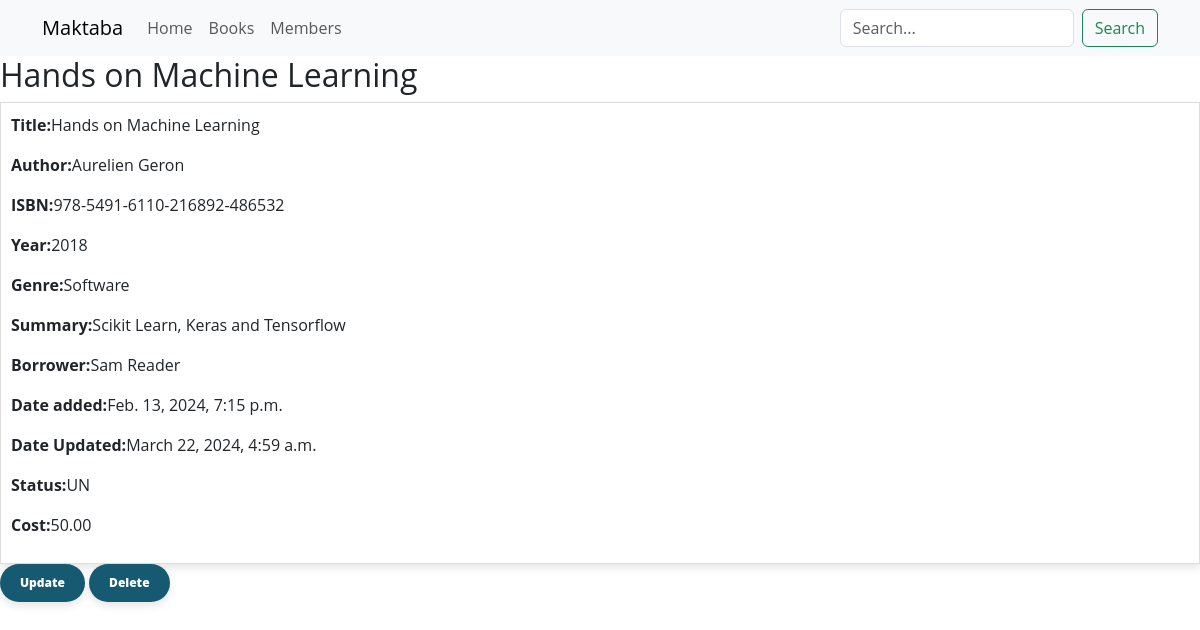
/book/e2831d5a-6468-4b9c-949c-6e230849bb04/detail, run on the app's committed database.
### soma/models.py (models this page shows, shortened)
class Book(models.Model):
    class BookStatus(models.TextChoices):
        AVAILABLE = "AV", _("Available")
        UNAVAILABLE = "UN", _("Unavailable")
    book_id = models.UUIDField(primary_key=True, default=uuid.uuid4)
    title = models.CharField(max_length=200)
    author = models.CharField(max_length=200)
    isbn = models.CharField(max_length=200)
    year = models.IntegerField()
    genre = models.CharField(max_length=80)
    summary = models.TextField()
    date_added = models.DateTimeField(auto_now_add=True)
    date_updated = models.DateTimeField(auto_now=True)
    status = models.CharField(
            max_length=2,
            choices=BookStatus.choices,
            default=BookStatus.AVAILABLE,
            )
    cost = models.DecimalField(max_digits=5, decimal_places=2, default=0.00)
    borrower = models.ForeignKey(
            Member,
            on_delete=models.SET_NULL,
            null=True,
            blank=True
            )
    class Meta:
        ordering = ['title']

class Member(models.Model):
    member_id = models.UUIDField(primary_key=True, default=uuid.uuid4)
    name = models.CharField(max_length=200)
    email = models.EmailField()
    phone = models.CharField(max_length=80)
    def __str__(self):
        return f'{self.name}'
    class Meta:
        ordering = ['name']

### soma/views.py (the view)
class BookDetailView(DetailView):
    model = Book
    template_name = 'soma/book_detail.html'

### soma/templates/soma/book_detail.html
{% extends 'soma/base.html' %}
{% block content %}
<h2>{{ book.title }}</h2>
	<div class="book-card">
		<p><strong>Title:</strong>{{ book.title }}</p>
		<p><strong>Author:</strong>{{ book.author }}</p>
		<p><strong>ISBN:</strong>{{ book.isbn }}</p>
		<p><strong>Year:</strong>{{ book.year }}</p>
		<p><strong>Genre:</strong>{{ book.genre }}</p>
		<p><strong>Summary:</strong>{{ book.summary }}</p>
		<p><strong>Borrower:</strong>{{ book.borrower }}</p>
		<p><strong>Date added:</strong>{{ book.date_added }}</p>
		<p><strong>Date Updated:</strong>{{ book.date_updated }}</p>
		<p><strong>Status:</strong>{{ book.status }}</p>
		<p><strong>Cost:</strong>{{ book.cost }}</p>
	</div>
	<div>
		<a href="{% url 'soma:book_update' book.pk %}"><button class="button">Update</button></a>
		<a href="{% url 'soma:book_delete' book.pk %}"><button class="button">Delete</button></a>
	</div>
{% endblock %}

### static/soma/styles.css (style rules this page uses)
* { margin: 0; padding: 0; box-sizing: border-box; }
body { font-family: 'Open Sans', sans-serif; }
.button { padding: 10px 20px; border: unset; border-radius: 25px; color: #ffffff; z-index: 1; background: #165a72; position: relative; font-weight: 1000; font-size: 12px; box-shadow: 0 4px 8px rgba(0, 0, 0, 0.1); transition: all 250ms; overflow: hidden; }
.button::before { content: ""; position: absolute; top: 0; left: 0; height: 100%; width: 0; border-radius: 25px; background-color: #165a72; z-index: -1; box-shadow: 0 4px 8px rgba(0, 0, 0, 0.1); transition: all 250ms; }
.book-card { border: 1px solid #ddd; padding: 10px; background-color: #fff; box-shadow: 0 4px 8px rgba(0, 0, 0, 0.1); transition: transform 0.3s ease-in-out; cursor: pointer; }
.book-card { width: 100%; height: 100%; }

### data on the page
Book: title "Hands on Machine Learning", author "Aurelien Geron", isbn "978-5491-6110-216892-486532", year "2018", genre "Software", summary "Scikit Learn, Keras and Tensorflow", borrower "Sam Reader", date_added "Feb. 13, 2024, 7:15 p.m.", date_updated "March 22, 2024, 4:59 a.m.", status "UN", cost "50.00"
